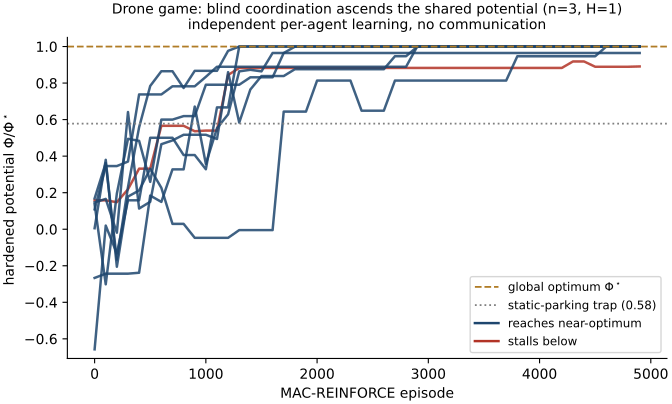

This chart was generated by the following Python code:
"""Drone game: blind coordination ascends the shared potential.
Phi/Phi* vs MAC-REINFORCE episode for several seeds (H=H*=2). Shows independent
per-agent learning monotonically climbing the shared potential (the theorem), with
bimodal outcomes; the static-parking trap and the global optimum are marked."""
import os, pickle
import matplotlib; matplotlib.use("Agg"); import matplotlib.pyplot as plt
import numpy as np
HERE = os.path.dirname(os.path.abspath(__file__))
LAB = (30/255, 70/255, 110/255); GOLD = (176/255, 124/255, 38/255); RED = (0.7, 0.2, 0.15)
d = pickle.load(open(os.path.join(HERE, "drone_traj.pkl"), "rb"))
curves = d["curves"]; EP = d["EP"]; trap = d["trap"]
x = np.arange(len(next(iter(curves.values())))) * 100
plt.rcParams.update({"axes.spines.top": False, "axes.spines.right": False})
fig, ax = plt.subplots(figsize=(7, 4.3))
finals = {s: c[-1] for s, c in curves.items()}
for s, c in curves.items():
    col = LAB if finals[s] >= 0.9 else RED
    ax.plot(x, c, color=col, lw=1.8, alpha=0.85)
ax.axhline(1.0, ls="--", color=GOLD, lw=1.3, label=r"global optimum $\Phi^\star$")
ax.axhline(trap, ls=":", color="0.5", lw=1.3, label=f"static-parking trap ({trap:.2f})")
ax.plot([], [], color=LAB, lw=1.8, label=r"reaches near-optimum")
ax.plot([], [], color=RED, lw=1.8, label="stalls below")
ax.set_xlabel("MAC-REINFORCE episode"); ax.set_ylabel(r"hardened potential $\Phi/\Phi^\star$")
ax.set_ylim(min(0, min(min(c) for c in curves.values()) - 0.05), 1.05)
nreach = sum(f >= 0.9 for f in finals.values())
ax.set_title(f"Drone game: blind coordination ascends the shared potential (n=3, H={1})\n"
             f"independent per-agent learning, no communication", fontsize=10)
ax.legend(fontsize=8.5, loc="lower right")
fig.tight_layout(); fig.savefig(os.path.join(HERE, "fig_drone_potential.pdf"), bbox_inches="tight", pad_inches=0.03)
print(f"saved fig_drone_potential.pdf | finals={ {s: round(f,2) for s,f in finals.items()} }")
